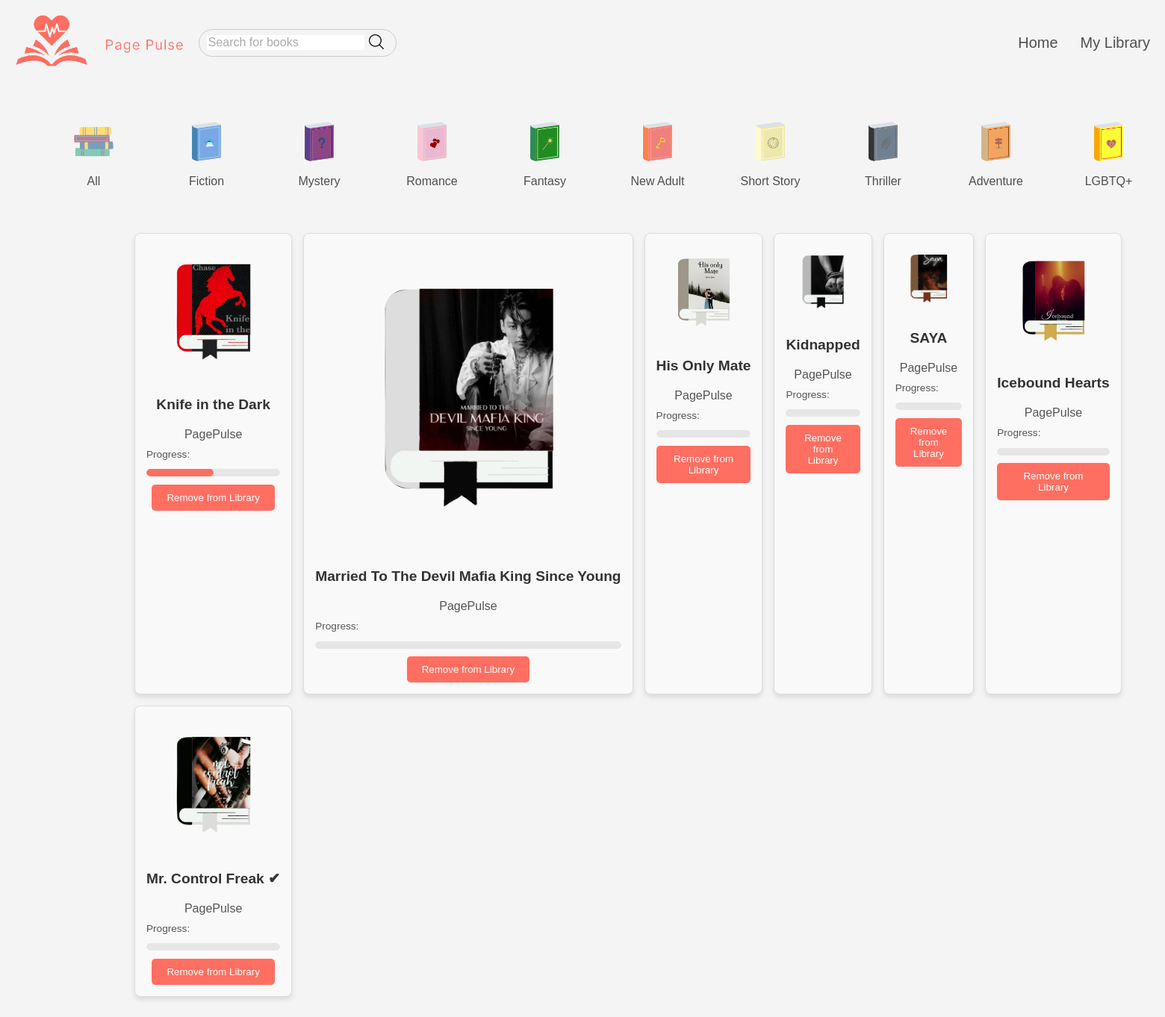
The page /mylibrary/user-library/ (signed in) on the database its author committed.
### mylibrary/models.py (models this page shows, shortened)
class UserLibrary(models.Model):
    user = models.ForeignKey(User, on_delete=models.CASCADE, related_name='library')
    book = models.ForeignKey(Book, on_delete=models.CASCADE)
    progress = models.IntegerField(default=0)
    added_date = models.DateTimeField(auto_now_add=True)
    class Meta:
        unique_together = ('user', 'book')  # Prevents duplicate entries for the same book and user

### book/models.py (models this page shows, shortened)
class Book(models.Model):
    title = models.CharField(max_length=200)
    author = models.CharField(max_length=100)
    published_date = models.DateField()
    book_image = models.ImageField(upload_to='books/', blank=True, null=True)
    description = models.TextField(blank=True, null=True)
    genre = models.CharField(max_length=50, choices=[
        ('Fiction', 'Fiction'),
        ('Mystery', 'Mystery'),
        ('Romance', 'Romance'),
        ('Fantasy', 'Fantasy'),
        ('Thriller', 'Thriller'),
        ('Adventure', 'Adventure'),
        ('LGBTQ+', 'LGBTQ+'),
        ('New Adult', 'New Adult'),
        ('Short Story', 'Short Story'),
    ])

### mylibrary/views.py (the view)
# urls.py: path('user-library/', views.user_library, name='user_library'),
@login_required
def user_library(request):
    user_library_books = UserLibrary.objects.filter(user=request.user)
    return render(request, 'private_library.html', {'user_library_books': user_library_books})

### mylibrary/templates/private_library.html (shortened to what this page needs)
{% load static %}
<!DOCTYPE html>
<html lang="en">
<head>
</head>
<body>
    <header>
        <div class="header-container">
            <div class="logo">
                <a href="{% url 'homepage' %}">
                    <img src="{% static 'Images/IM2 Logo.png' %}" alt="Page Pulse Logo">
                </a>
            </div>
            <form method="GET" action="{% url 'search_results' %}" class="search-bar">
                    <input type="search" name="q" class="search-field" placeholder="Search for books" aria-label="Search for books">
                    <button type="submit" style="border: none; background: none;">
                        <img src="{% static 'Images/search.png' %}" alt="Submit search" style="width: 20px; height: 20px;">
                    </button>
            </form>
            <div class="nav-container">
                <div class="nav-item"><a href="{% url 'homepage' %}" class="nav-link {% if request.path == '/' %}active{% endif %}">Home</a></div>
                <div class="nav-item"><a href="{% url 'user_library' %}" class="nav-link {% if request.path == '/' %}active{% endif %}">My Library</a></div>
            </div>
        </div>
    </header>
    <div class="categories">
        <ul>
            <li><a href="{% url 'category_view' category='All' %}"><img src="{% static 'Images/all.png' %}" alt="All"><span>All</span></a></li>
            <li><a href="{% url 'category_view' category='Fiction' %}"><img src="{% static 'Images/fiction.png' %}" alt="Fiction"><span>Fiction</span></a></li>
            <li><a href="{% url 'category_view' category='Mystery' %}"><img src="{% static 'Images/mystery.png' %}" alt="Mystery"><span>Mystery</span></a></li>
            <li><a href="{% url 'category_view' category='Romance' %}"><img src="{% static 'Images/romance.png' %}" alt="Romance"><span>Romance</span></a></li>
            <li><a href="{% url 'category_view' category='Fantasy' %}"><img src="{% static 'Images/fantasy.png' %}" alt="Fantasy"><span>Fantasy</span></a></li>
            <li><a href="{% url 'category_view' category='New Adult' %}"><img src="{% static 'Images/new_adult.png' %}" alt="New Adult"><span>New Adult</span></a></li>
            <li><a href="{% url 'category_view' category='Short Story' %}"><img src="{% static 'Images/short_story.png' %}" alt="Short Story"><span>Short Story</span></a></li>
            <li><a href="{% url 'category_view' category='Thriller' %}"><img src="{% static 'Images/thriller.png' %}" alt="Thriller"><span>Thriller</span></a></li>
            <li><a href="{% url 'category_view' category='Adventure' %}"><img src="{% static 'Images/adventure.png' %}" alt="Adventure"><span>Adventure</span></a></li>
            <li><a href="{% url 'category_view' category='LGBTQ+' %}"><img src="{% static 'Images/lgbtq+.png' %}" alt="LGBTQ+"><span>LGBTQ+</span></a></li>
        </ul>
    </div>
    <section class="private-library">
        <div class="book-grid">
            {% if user_library_books %}
                {% for user_library in user_library_books %}
                    <div class="book-item">
                        {% if user_library.book.book_image %}
                            <img src="{{ user_library.book.book_image.url }}" alt="{{ user_library.book.title }}" style="width: 100%; border-radius: 5px;">
                        {% else %}
                            <img src="#" alt="No cover available" style="width: 100%; border-radius: 5px;">
                        {% endif %}
                        <h3>{{ user_library.book.title }}</h3>
                        <p>{{ user_library.book.author }}</p>
                        <div class="progress-container">
                            <label>Progress:</label>
                            <progress value="{{ user_library.progress }}" max="100"></progress>
                        </div>
                        <form method="POST" action="{% url 'remove_from_library' user_library.id %}">
                            <button type="submit" class="remove-button" style="margin-top: 10px; padding: 10px 20px; background-color: #FF6F61; color: white; border: none; border-radius: 5px; cursor: pointer;">Remove from Library</button>
                        </form>
                    </div>
                {% endfor %}
            {% else %}
                <p>Your library is currently empty. Start adding books to see them here!</p>
            {% endif %}
        </div>
    </section>
</body>
</html>

### mylibrary/templates/private_library.html (style rules this page uses)
body { font-family: Arial, sans-serif; background-color: #f4f4f4; color: #333; margin: 0; padding: 0; }
.header-container { display: flex; align-items: center; gap: 20px; margin: 20px; }
.logo img { height: 70px; }
header { display: flex; justify-content: space-between; align-items: center; width: 100%; }
.nav-container { display: flex; align-items: center; gap: 20px; margin-left: 93%; }
.nav-item { cursor: pointer; color: #4F4F4F; font-size: 20px; margin-right: 10px; }
.nav-item a { white-space: nowrap; font-weight: 50; text-decoration: none; color: #4F4F4F; font-size: 20px; }
.nav-link { text-decoration: none; color: #666; font-weight: 500; }
.search-bar { display: flex; align-items: center; border: 1px solid #ccc; border-radius: 25px; padding: 5px 10px; max-width: 400px; margin: auto; }
.search-field { flex-grow: 1; border: none; outline: none; font-size: 16px; }
.search-field::placeholder { color: #aaa; }
.categories, .for-you, .popular { margin: 20px 0; }
.categories ul { list-style: none; padding: 0; display: flex; flex-wrap: wrap; margin-left: 50px; margin-top: -20px; margin-bottom: 30px; }
.categories li { margin: 10px; text-align: center; flex: 1 1 100px; max-width: 150px; }
.categories img { width: 100%; height: auto; border-radius: 10px; margin-bottom: -25px; }
.categories span { color: #4F4F4F; }
.categories a { text-decoration: none; }
.private-library { padding: 20px; max-width: 1200px; margin: 0 auto; font-family: Arial, sans-serif; text-align: center; }
.book-grid { display: grid; grid-template-columns: repeat(6, 1fr); gap: 15px; padding-bottom: 10px; }
.book-item { background-color: #f9f9f9; border: 1px solid #ddd; border-radius: 8px; padding: 15px; box-shadow: 0 4px 6px rgba(0, 0, 0, 0.1); transition: transform 0.2s, box-shadow 0.2s; }
.book-item img { border-radius: 5px; width: 100%; height: auto; object-fit: cover; margin-bottom: 10px; }
.book-item h3 { font-size: 1.2rem; margin: 10px 0 5px; color: #333; text-overflow: ellipsis; overflow: hidden; white-space: nowrap; }
.book-item p { font-size: 0.9rem; color: #777; margin: 5px 0; }
.progress-container { margin-top: 10px; text-align: left; }
.progress-container label { font-size: 0.85rem; color: #555; margin-bottom: 5px; display: block; }
progress { width: 100%; height: 10px; -webkit-appearance: none; appearance: none; border-radius: 5px; overflow: hidden; }
.private-library p { font-size: 1rem; color: #555; margin-top: 20px; }

### rows shown on the page
UserLibrary: book.book_image (picture), book "Knife in the Dark", book.author "PagePulse", progress 50 (drawn)
UserLibrary: book.book_image (picture), book "Married To The Devil Mafia King Since Young", book.author "PagePulse", progress 0 (drawn)
UserLibrary: book.book_image (picture), book "His Only Mate", book.author "PagePulse", progress 0 (drawn)
UserLibrary: book.book_image (picture), book "Kidnapped", book.author "PagePulse", progress 0 (drawn)
UserLibrary: book.book_image (picture), book "SAYA", book.author "PagePulse", progress 0 (drawn)
UserLibrary: book.book_image (picture), book "Icebound Hearts", book.author "PagePulse", progress 0 (drawn)
UserLibrary: book.book_image (picture), book "Mr. Control Freak ✔", book.author "PagePulse", progress 0 (drawn)
